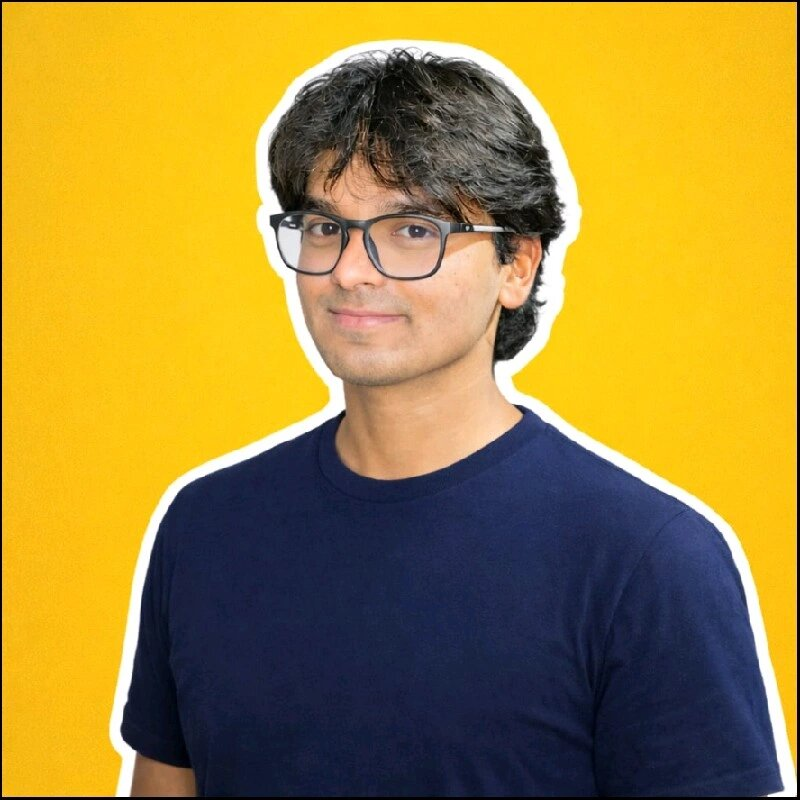
#> input picture profile.jpg, 800 x 800 px
$ python ascii_portrait.py ../profile.jpg
#> lines starting #> are read from the running program, lines starting #| are printed output that depends on the picture
import argparse
from pathlib import Path
from PIL import Image, ImageOps, ImageEnhance

RAMP = "@%#*+=-:. "
CHAR_ASPECT = 1.7
FONT_SIZE = 9
CHAR_W = FONT_SIZE * 0.6
LINE_H = FONT_SIZE * 1.0


def build_rows(path, width, contrast, invert, cutoff, equalize):
    img = Image.open(path).convert("L")
    img = ImageOps.autocontrast(img)
    if equalize:
        img = ImageOps.equalize(img)
    img = ImageEnhance.Contrast(img).enhance(contrast)
    if invert:
        img = ImageOps.invert(img)
    w, h = img.size
    height = max(1, int(h * (width / w) / CHAR_ASPECT))
    img = img.resize((width, height))
    px = img.load()
    scale = (len(RAMP) - 1) / 255
    rows = []
    for y in range(height):
        line = []
        for x in range(width):
            v = px[x, y]
            line.append(" " if v >= cutoff else RAMP[int(v * scale)])
        rows.append("".join(line).rstrip())
    while rows and not rows[0].strip():
        rows.pop(0)
    while rows and not rows[-1].strip():
        rows.pop()
    return rows


def escape(s):
    return s.replace("&", "&amp;").replace("<", "&lt;").replace(">", "&gt;")


def write_svg(rows, out, color, width):
    w = int(width * CHAR_W) + 20
    h = int(len(rows) * LINE_H) + 20
    spans = []
    for i, row in enumerate(rows):
        y = 14 + i * LINE_H
        spans.append(
            '<tspan x="10" y="%.1f" xml:space="preserve">%s</tspan>' % (y, escape(row))
        )
    svg = (
        '<svg xmlns="http://www.w3.org/2000/svg" width="%d" height="%d" '
        'viewBox="0 0 %d %d" role="img" aria-label="ascii portrait">'
        '<text font-family="ui-monospace,SFMono-Regular,Menlo,Consolas,monospace" '
        'font-size="%d" fill="%s">%s</text></svg>'
    ) % (w, h, w, h, FONT_SIZE, color, "".join(spans))
    Path(out).write_text(svg, encoding="utf-8")


def main():
    p = argparse.ArgumentParser()
    p.add_argument("image")
    p.add_argument("--width", type=int, default=110)
    p.add_argument("--contrast", type=float, default=1.4)
    p.add_argument("--cutoff", type=int, default=250)
    p.add_argument("--invert", action="store_true")
    p.add_argument("--equalize", action="store_true")
    p.add_argument("--outdir", default="assets")
    p.add_argument("--dark-color", default="#C9D1D9")
    p.add_argument("--light-color", default="#24292F")
    p.add_argument("--txt", action="store_true")
    a = p.parse_args()

    rows = build_rows(a.image, a.width, a.contrast, a.invert, a.cutoff, a.equalize)
#> in build_rows, `img = Image.open(path).convert("L")`:
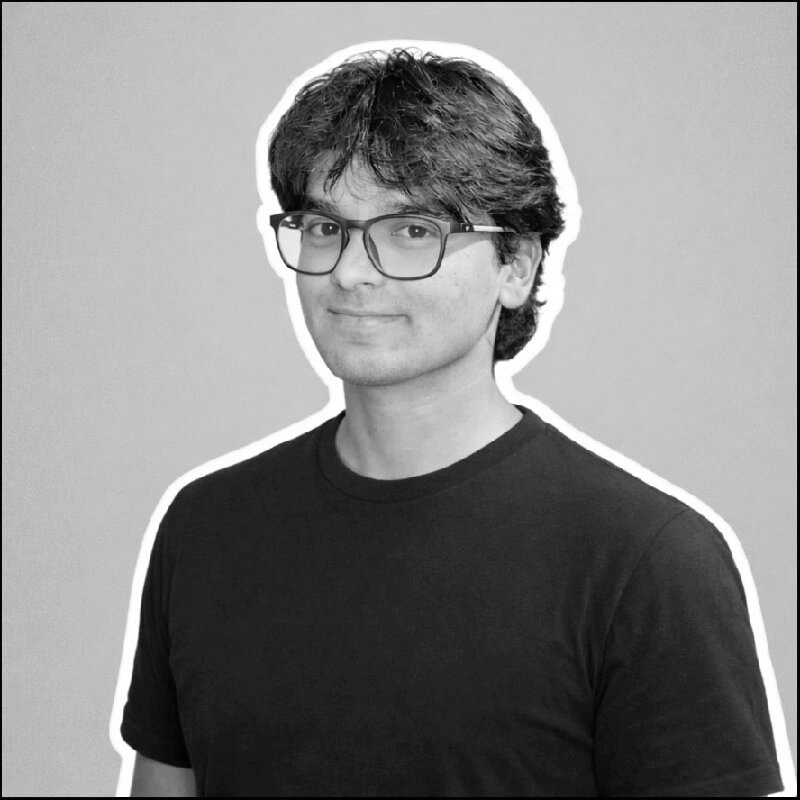
#> img: PIL image 800x800 L; min 0, max 255, mean 134.4
#> in build_rows, `img = ImageEnhance.Contrast(img).enhance(contrast)`:
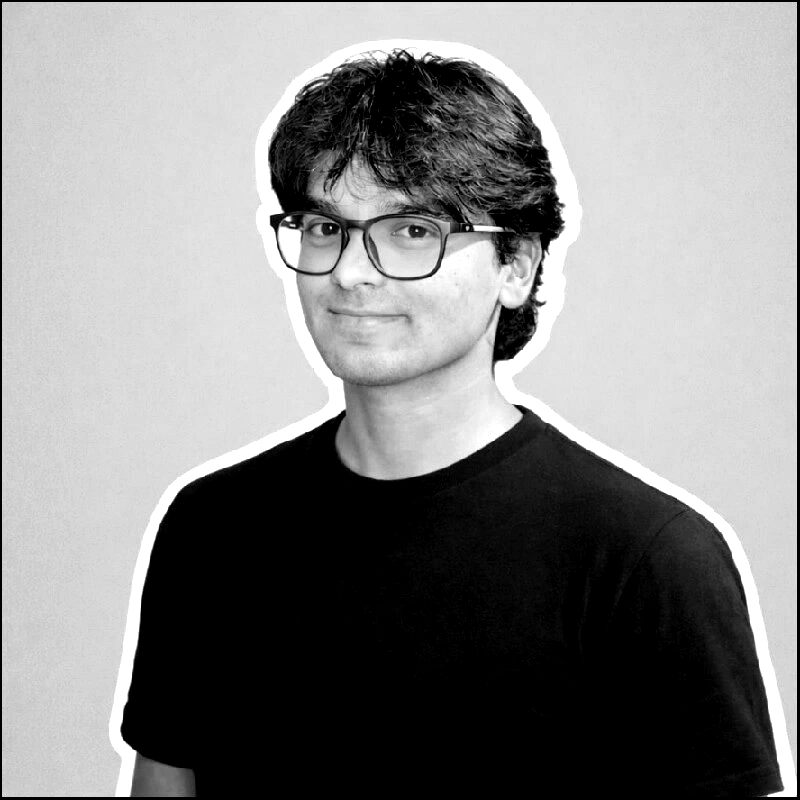
#> img: PIL image 800x800 L; min 0, max 255, mean 135.9
#> in build_rows, `img = img.resize((width, height))`:
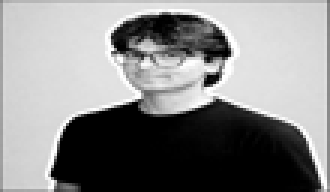
#> img: PIL image 110x64 L (shown 3 times larger); min 0, max 255, mean 136.4
#> after the loop in build_rows, `for y in range(height):`: rows = 64 items
#> rows = 64 items
    out = Path(a.outdir)
    out.mkdir(parents=True, exist_ok=True)
    write_svg(rows, out / "portrait-dark.svg", a.dark_color, a.width)
#> in write_svg, `h = int(len(rows) * LINE_H) + 20`: h = 596
#> the loop in write_svg, `for i, row in enumerate(rows):` made 64 passes
#> y on passes 1 to 12: 14, 23, 32, 41, 50, 59, 68, 77, 86, 95, 104, 113
#> after the loop in write_svg, `for i, row in enumerate(rows):`: spans = 64 items
    write_svg(rows, out / "portrait-light.svg", a.light_color, a.width)
#> the loop in write_svg (call 2), `for i, row in enumerate(rows):` made 64 passes
    if a.txt:
        (out / "portrait.txt").write_text("\n".join(rows), encoding="utf-8")
    print("rows:", len(rows), "cols:", a.width)
#| rows: 64 cols: 110
    print("wrote:", out / "portrait-dark.svg", "and portrait-light.svg")


if __name__ == "__main__":
    main()
